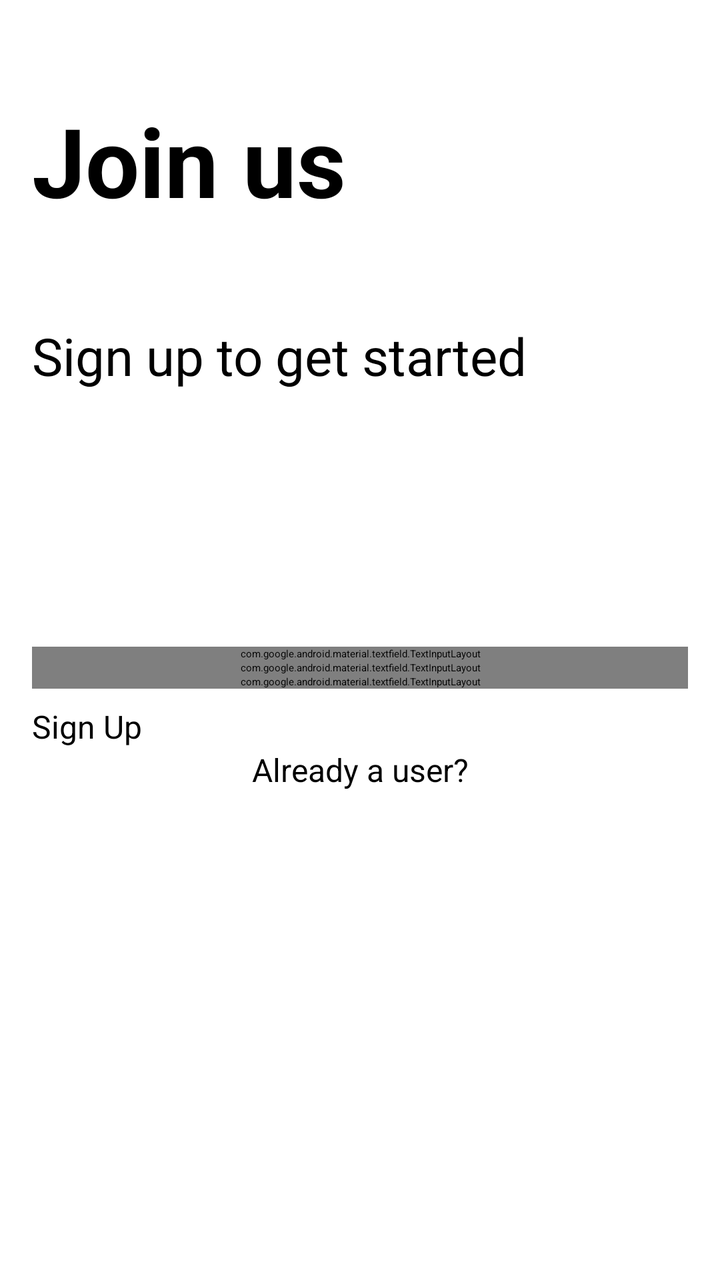
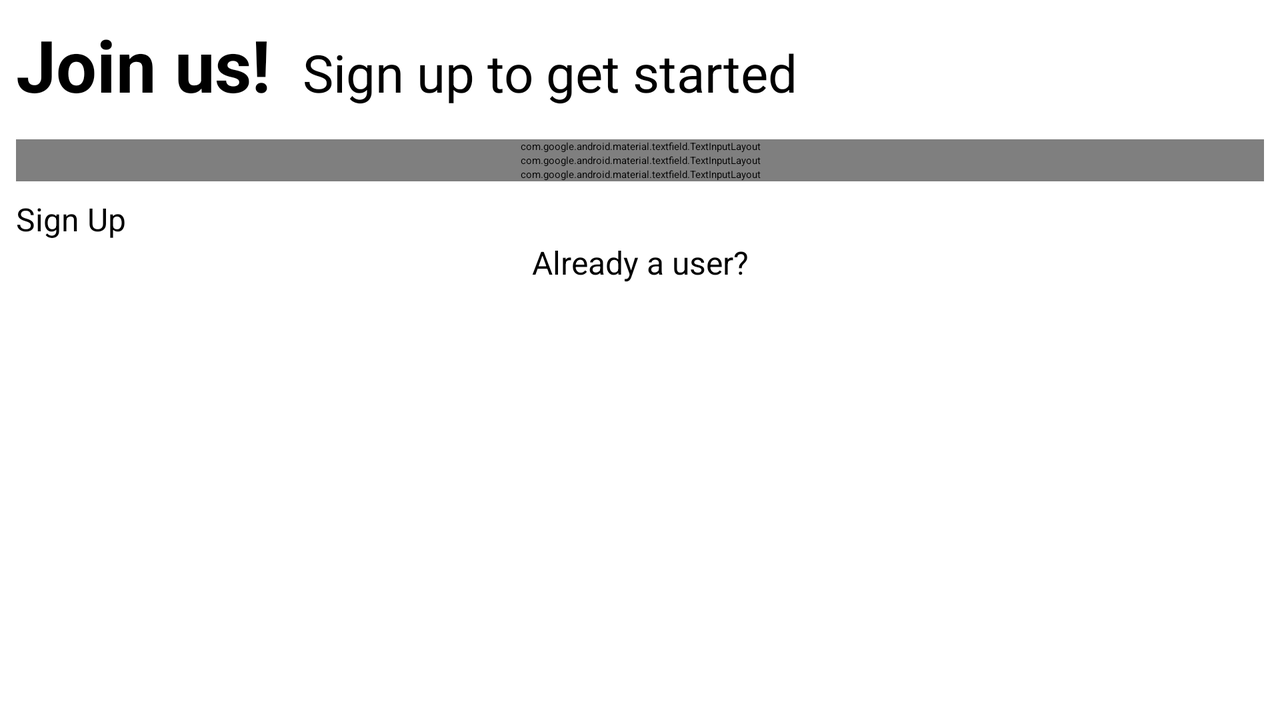

Compare how this app lays out the same screen by default and in its alternative resource folder. The renders come first, then the two layout files and the values they reference.
<!-- AndroidManifest.xml: application theme Theme.MyApplication -->
<!-- res/layout/activity_sign_up.xml -->
<?xml version="1.0" encoding="utf-8"?>
<androidx.constraintlayout.widget.ConstraintLayout xmlns:android="http://schemas.android.com/apk/res/android"
    xmlns:app="http://schemas.android.com/apk/res-auto"
    xmlns:tools="http://schemas.android.com/tools"
    android:id="@+id/main"
    android:layout_width="match_parent"
    android:layout_height="match_parent"
    android:layout_margin="16dp"
    android:orientation="vertical"
    tools:context=".LoginActivity">

    <TextView
        android:id="@+id/start_tv"
        android:layout_width="wrap_content"
        android:layout_height="wrap_content"
        android:layout_marginTop="32dp"
        android:text="Join us"
        android:textSize="48sp"
        android:textStyle="bold"
        app:layout_constraintStart_toStartOf="parent"
        app:layout_constraintTop_toTopOf="parent" />

    <TextView
        android:id="@+id/welcome_tv"
        android:layout_width="wrap_content"
        android:layout_height="wrap_content"
        android:layout_marginTop="48dp"
        android:text="Sign up to get started"
        android:textSize="26sp"
        app:layout_constraintStart_toStartOf="@id/start_tv"
        app:layout_constraintTop_toBottomOf="@id/start_tv" />

    <com.google.android.material.textfield.TextInputLayout
        android:id="@+id/textInputEmail"
        android:layout_marginTop="128dp"
        android:layout_width="match_parent"

        android:layout_height="wrap_content"
        app:layout_constraintStart_toStartOf="@id/welcome_tv"
        app:layout_constraintTop_toBottomOf="@id/welcome_tv">

        <com.google.android.material.textfield.TextInputEditText
           android:id="@+id/email_et"
            android:layout_width="match_parent"
            android:layout_height="wrap_content"
            android:hint="Email"
            android:maxLines="1"
            android:inputType="textEmailAddress" />

    </com.google.android.material.textfield.TextInputLayout>
    
    
    
    
    
    
    
    
    

    <com.google.android.material.textfield.TextInputLayout
        android:id="@+id/textInputPassword"
        android:layout_width="match_parent"
        android:layout_height="wrap_content"
        app:layout_constraintStart_toStartOf="@id/textInputEmail"
        app:layout_constraintTop_toBottomOf="@id/textInputEmail"
        app:passwordToggleEnabled="true">

        <com.google.android.material.textfield.TextInputEditText
            android:id="@+id/password_et"
            android:layout_width="match_parent"
            android:layout_height="wrap_content"
            android:hint="Password"

            android:inputType="textPassword" />

    </com.google.android.material.textfield.TextInputLayout>
    <com.google.android.material.textfield.TextInputLayout
        android:id="@+id/textInputCPassword"
        android:layout_width="match_parent"
        android:layout_height="wrap_content"
        app:layout_constraintStart_toStartOf="@id/textInputPassword"
        app:layout_constraintTop_toBottomOf="@id/textInputPassword"
        app:passwordToggleEnabled="true">

        <com.google.android.material.textfield.TextInputEditText
            android:id="@+id/cpassword_et"
            android:layout_width="match_parent"
            android:layout_height="wrap_content"
            android:hint="Confirm Password"
            android:inputType="textPassword" />

    </com.google.android.material.textfield.TextInputLayout>
    
    
    
    
    
    
    
    


    <Button
        android:layout_marginTop="8dp"
        android:id="@+id/signup_btn"
        android:layout_width="0dp"
        android:layout_height="wrap_content"
        android:text="Sign Up"
        android:textSize="16sp"
        app:layout_constraintEnd_toEndOf="@id/textInputPassword"
        app:layout_constraintStart_toStartOf="@id/textInputPassword"
        app:layout_constraintTop_toBottomOf="@id/textInputCPassword" />

    <TextView
        android:id="@+id/noaccount_tv"
        android:layout_width="wrap_content"
        android:layout_height="wrap_content"
        android:text="Already a user?"
        android:textSize="16sp"
        app:layout_constraintEnd_toEndOf="@id/signup_btn"
        app:layout_constraintStart_toStartOf="@id/signup_btn"
        app:layout_constraintTop_toBottomOf="@id/signup_btn" />

    <TextView
        android:textSize="16dp"
        android:layout_marginStart="8dp"
        android:id="@+id/login_tv"
        android:layout_width="wrap_content"
        android:layout_height="wrap_content"
        android:clickable="true"
        android:text="Login"
        android:textColor="@color/blue"
        android:textStyle="bold"
        app:layout_constraintStart_toEndOf="@id/noaccount_tv"
        app:layout_constraintTop_toBottomOf="@id/signup_btn" />
</androidx.constraintlayout.widget.ConstraintLayout>
<!-- resources referenced by this layout -->
<resources>

</resources>
<!-- res/layout-land/activity_sign_up.xml (the repository's variant of the layout above) -->
<!-- drawn on the phone turned sideways -->
<?xml version="1.0" encoding="utf-8"?>
<androidx.constraintlayout.widget.ConstraintLayout xmlns:android="http://schemas.android.com/apk/res/android"
    xmlns:app="http://schemas.android.com/apk/res-auto"
    xmlns:tools="http://schemas.android.com/tools"
    android:id="@+id/main"
    android:layout_width="match_parent"
    android:layout_height="match_parent"
    android:layout_margin="8dp"
    android:orientation="vertical"
    tools:context=".LoginActivity">

    <TextView
        android:id="@+id/start_tv"
        android:layout_width="wrap_content"
        android:layout_height="wrap_content"
        android:text="Join us!"
        android:textSize="36sp"
        android:textStyle="bold"
        app:layout_constraintStart_toStartOf="parent"
        app:layout_constraintTop_toTopOf="parent" />

    <TextView
        android:id="@+id/welcome_tv"
        android:layout_width="wrap_content"
        android:layout_height="wrap_content"
        android:layout_marginStart="16dp"
        android:layout_marginTop="8dp"
        android:text="Sign up to get started"
        android:textSize="26sp"
        app:layout_constraintTop_toTopOf="@id/start_tv"
        app:layout_constraintBottom_toBottomOf="@id/start_tv"
        app:layout_constraintStart_toEndOf="@id/start_tv" />

    <com.google.android.material.textfield.TextInputLayout
        android:id="@+id/textInputEmail"
        android:layout_width="match_parent"
        android:layout_height="wrap_content"

        android:layout_marginTop="16dp"
        app:layout_constraintStart_toStartOf="@id/start_tv"
        app:layout_constraintTop_toBottomOf="@id/welcome_tv">

        <com.google.android.material.textfield.TextInputEditText
            android:id="@+id/email_et"
            android:layout_width="match_parent"
            android:layout_height="wrap_content"
            android:hint="Email"
            android:inputType="textEmailAddress"
            android:maxLines="1" />

    </com.google.android.material.textfield.TextInputLayout>

    <com.google.android.material.textfield.TextInputLayout
        android:id="@+id/textInputPassword"
        android:layout_width="match_parent"
        android:layout_height="wrap_content"
        app:layout_constraintStart_toStartOf="@id/textInputEmail"
        app:layout_constraintTop_toBottomOf="@id/textInputEmail"
        app:passwordToggleEnabled="true">

        <com.google.android.material.textfield.TextInputEditText
            android:id="@+id/password_et"
            android:layout_width="match_parent"
            android:layout_height="wrap_content"
            android:hint="Password"

            android:inputType="textPassword" />

    </com.google.android.material.textfield.TextInputLayout>

    <com.google.android.material.textfield.TextInputLayout
        android:id="@+id/textInputCPassword"
        android:layout_width="match_parent"
        android:layout_height="wrap_content"
        app:layout_constraintStart_toStartOf="@id/textInputPassword"
        app:layout_constraintTop_toBottomOf="@id/textInputPassword"
        app:passwordToggleEnabled="true">

        <com.google.android.material.textfield.TextInputEditText
            android:id="@+id/cpassword_et"
            android:layout_width="match_parent"
            android:layout_height="wrap_content"
            android:hint="Confirm Password"
            android:inputType="textPassword" />

    </com.google.android.material.textfield.TextInputLayout>

    <Button
        android:id="@+id/signup_btn"
        android:layout_width="0dp"
        android:layout_height="wrap_content"
        android:layout_marginTop="8dp"
        android:text="Sign Up"
        android:textSize="16sp"
        app:layout_constraintEnd_toEndOf="@id/textInputPassword"
        app:layout_constraintStart_toStartOf="@id/textInputPassword"
        app:layout_constraintTop_toBottomOf="@id/textInputCPassword" />

    <TextView
        android:id="@+id/noaccount_tv"
        android:layout_width="wrap_content"
        android:layout_height="wrap_content"
        android:text="Already a user?"
        android:textSize="16sp"
        app:layout_constraintEnd_toEndOf="@id/signup_btn"
        app:layout_constraintStart_toStartOf="@id/signup_btn"
        app:layout_constraintTop_toBottomOf="@id/signup_btn" />

    <TextView
        android:id="@+id/login_tv"
        android:layout_width="wrap_content"
        android:layout_height="wrap_content"
        android:layout_marginStart="8dp"
        android:clickable="true"
        android:text="Login"
        android:textColor="@color/blue"
        android:textSize="16dp"
        android:textStyle="bold"
        app:layout_constraintStart_toEndOf="@id/noaccount_tv"
        app:layout_constraintTop_toBottomOf="@id/signup_btn" />
</androidx.constraintlayout.widget.ConstraintLayout>
